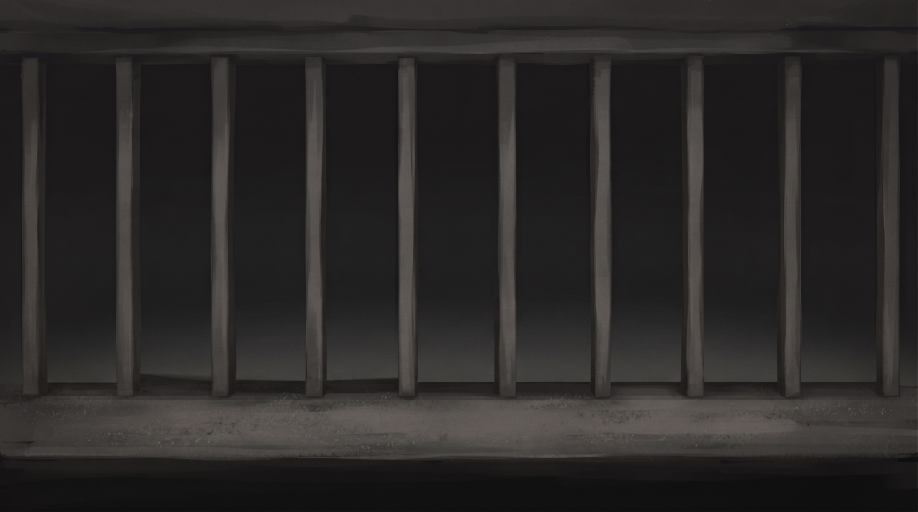
#> input picture art_src/Stone_bars_in_corridor_silhouette_202608291858.jpeg, 2752 x 1536 px, found by its file name (shown at 1/3 size)
$ python slice_tileset.py ../art_src/Stone_bars_in_corridor_silhouette_202608291858.jpeg out.png
#> lines starting #> are read from the running program, lines starting #| are printed output that depends on the picture
"""Ріже аркуш тайлсету на окремі клітинки.

Аркуш приходить однією картинкою з намальованою сіткою. Щоб ним користуватися,
його треба розібрати: кожна клітинка — окремий файл, який рушій вантажить як
плитку або як спрайт.

Крок сітки й початок задаються явно, а не вгадуються: у намальованих аркушах
лінії сітки самі по собі темні пікселі, і автоматичний пошук плутає їх із
деревами. Простіше подивитися один раз і записати числа.

    python tools/slice_tileset.py art_src/approved/tileset.jpeg \\
        art_src/tiles --step 102.4 --origin 102 204 --cols 18 --rows 16
    python tools/slice_tileset.py ... --sheet   (підписаний оглядовий аркуш)
"""
import argparse
import os

from PIL import Image, ImageDraw

ROOT = os.path.dirname(os.path.dirname(os.path.abspath(__file__)))


def cell_box(ox, oy, sx: float, sy: float, col: int, row: int, inset: int):
    """Крок окремо по кожній осі.

    Здавалося б, зайве ускладнення. Але аркуші, які дав Міша, ЗГЕНЕРОВАНІ, а не
    намальовані по пікселях: крок по горизонталі 191.65, по вертикалі 189.3.
    Один спільний крок збиває сітку вже на п'ятому стовпці.
    """
    x0 = ox + col * sx
    y0 = oy + row * sy
    return (
        int(round(x0)) + inset,
        int(round(y0)) + inset,
        int(round(x0 + sx)) - inset,
        int(round(y0 + sy)) - inset,
    )


def main() -> None:
    ap = argparse.ArgumentParser(description="Нарізати аркуш тайлсету")
    ap.add_argument("src")
    ap.add_argument("dst", help="тека для клітинок")
    ap.add_argument("--step", nargs="+", type=float, default=[102.4],
                    help="крок; одне число — квадратна сітка, два — по осях")
    ap.add_argument("--origin", nargs=2, type=float, default=[102.0, 204.0])
    ap.add_argument("--cols", type=int, default=18)
    ap.add_argument("--rows", type=int, default=16)
    ap.add_argument(
        "--inset", type=int, default=2,
        help="скільки пікселів зрізати з кожного боку, щоб прибрати лінію сітки",
    )
    ap.add_argument("--size", type=int, default=0, help="привести клітинку до розміру")
    ap.add_argument("--sheet", action="store_true", help="лише оглядовий аркуш")
    args = ap.parse_args()

    src = args.src if os.path.isabs(args.src) else os.path.join(ROOT, args.src)
    dst = args.dst if os.path.isabs(args.dst) else os.path.join(ROOT, args.dst)
    img = Image.open(src).convert("RGB")
#> img is the input picture: PIL image 2752x1536 RGB; mean R, G, B 43.6, 41.2, 40.5
    ox, oy = args.origin
    sx: float = args.step[0]
    sy: float = args.step[1] if len(args.step) > 1 else sx

    if args.sheet:
        # Оглядовий аркуш із номерами: рядок-стовпець на кожній клітинці.
        # Без нього неможливо сказати «візьми клітинку 4-11», а без цього
        # неможливо описати, з чого складається карта.
        scale = 3
        small = img.resize((img.width // scale, img.height // scale), Image.LANCZOS)
        d = ImageDraw.Draw(small)
        for row in range(args.rows):
            for col in range(args.cols):
                x0, y0, x1, y1 = cell_box(ox, oy, sx, sy, col, row, 0)
                d.rectangle(
                    [x0 // scale, y0 // scale, x1 // scale, y1 // scale],
                    outline=(255, 40, 40),
                )
                d.text(
                    (x0 // scale + 2, y0 // scale + 1),
                    "%d-%d" % (row, col), fill=(255, 255, 0),
                )
        out = os.path.join(ROOT, "builds", "tileset-map.png")
        os.makedirs(os.path.dirname(out), exist_ok=True)
        small.save(out)
        print("оглядовий аркуш ->", out, small.size)
        return

    os.makedirs(dst, exist_ok=True)
    made = 0
    for row in range(args.rows):
        for col in range(args.cols):
            cell = img.crop(cell_box(ox, oy, sx, sy, col, row, args.inset))
            if args.size:
                cell = cell.resize((args.size, args.size), Image.LANCZOS)
            cell.save(os.path.join(dst, "c_%02d_%02d.png" % (row, col)))
            made += 1
#> this loop made 16 passes
#> pass 1, in main, `cell.save(os.path.join(dst, "c_%02d_%02d.png" % (row, col)))`:
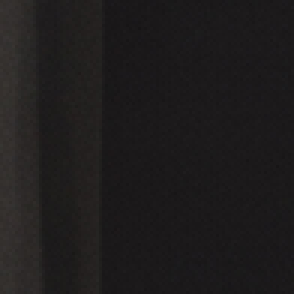
#> saved as c_00_00.png: PIL image 98x98 RGB (shown 3 times larger); mean R, G, B 30.7, 28.5, 28.8
#> pass 1, in main, `cell.save(os.path.join(dst, "c_%02d_%02d.png" % (row, col)))`:
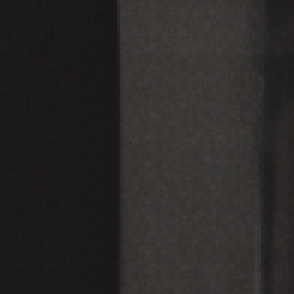
#> saved as c_00_02.png: PIL image 98x98 RGB (shown 3 times larger); mean R, G, B 42.5, 39.9, 39.4
#> after the loop: cell: PIL image 98x98 RGB; every value is 0
#> after the loop, made = 288
    print("нарізано %d клітинок -> %s" % (made, dst))
#| нарізано 288 клітинок -> out.png


if __name__ == "__main__":
    main()

$ run again, on art_src/Stone_bars_in_corridor_silhouette_202608291909.jpeg
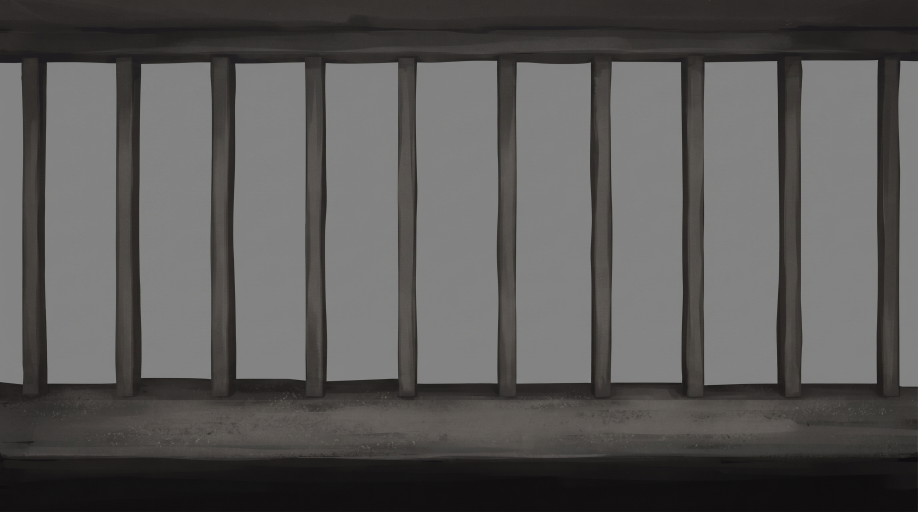
#> input picture art_src/Stone_bars_in_corridor_silhouette_202608291909.jpeg, 2752 x 1536 px, found by its file name (shown at 1/3 size)
#> in main, img is the input picture: PIL image 2752x1536 RGB; mean R, G, B 89.8, 88.3, 87.2
#> the loop in main, `for row in range(args.rows):` made 16 passes
#> pass 1, in main, `cell.save(os.path.join(dst, "c_%02d_%02d.png" % (row, col)))`:
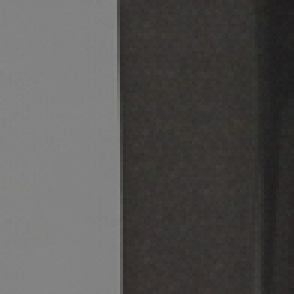
#> saved as c_00_02.png: PIL image 98x98 RGB (shown 3 times larger); mean R, G, B 84, 82.4, 81
#> pass 1, in main, `cell.save(os.path.join(dst, "c_%02d_%02d.png" % (row, col)))`:
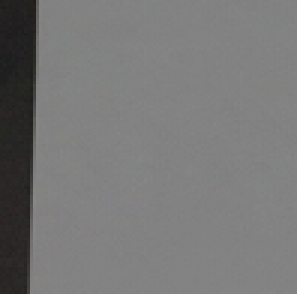
#> saved as c_00_03.png: PIL image 99x98 RGB (shown 3 times larger); mean R, G, B 119.7, 119.6, 119.3
#> after the loop in main, `for row in range(args.rows):`: made = 288
#| нарізано 288 клітинок -> out.png

$ run again, on art_src/Stone_bars_in_corridor_silhouette_202608291911.jpeg
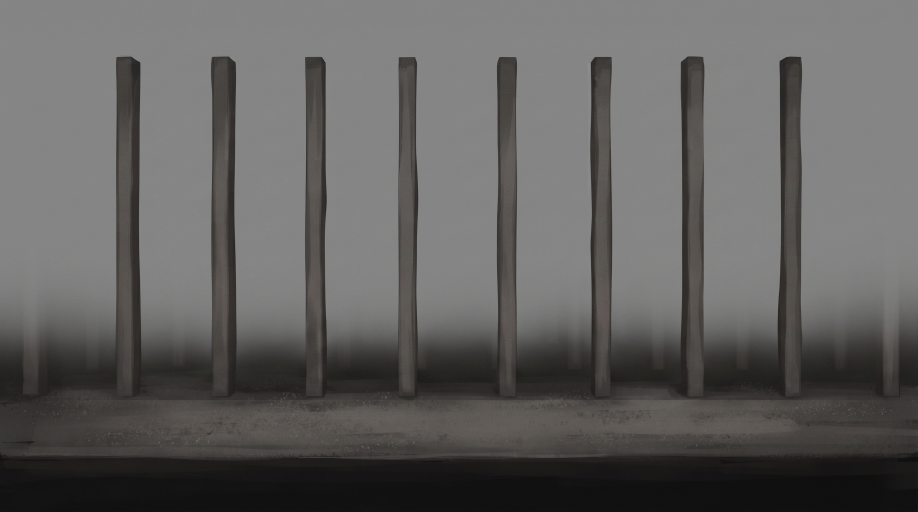
#> input picture art_src/Stone_bars_in_corridor_silhouette_202608291911.jpeg, 2752 x 1536 px, found by its file name (shown at 1/3 size)
#> in main, img is the input picture: PIL image 2752x1536 RGB; mean R, G, B 98, 96.8, 95.6
#> the loop in main, `for row in range(args.rows):` made 16 passes
#> pass 1, in main, `cell.save(os.path.join(dst, "c_%02d_%02d.png" % (row, col)))`:
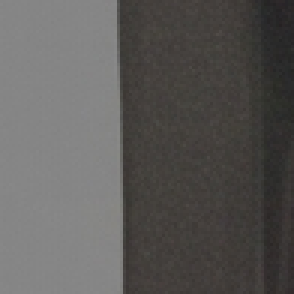
#> saved as c_00_02.png: PIL image 98x98 RGB (shown 3 times larger); mean R, G, B 91.9, 90, 88.1
#> pass 1, in main, `cell.save(os.path.join(dst, "c_%02d_%02d.png" % (row, col)))`:
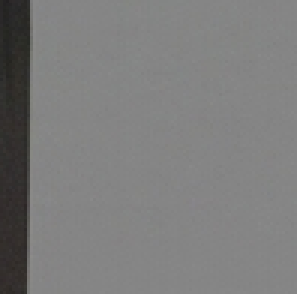
#> saved as c_00_03.png: PIL image 99x98 RGB (shown 3 times larger); mean R, G, B 124.5, 124.3, 123.9
#> after the loop in main, `for row in range(args.rows):`: made = 288
#| нарізано 288 клітинок -> out.png

$ run again, on art_src/Stone_bars_in_corridor_silhouette_202608291914.jpeg
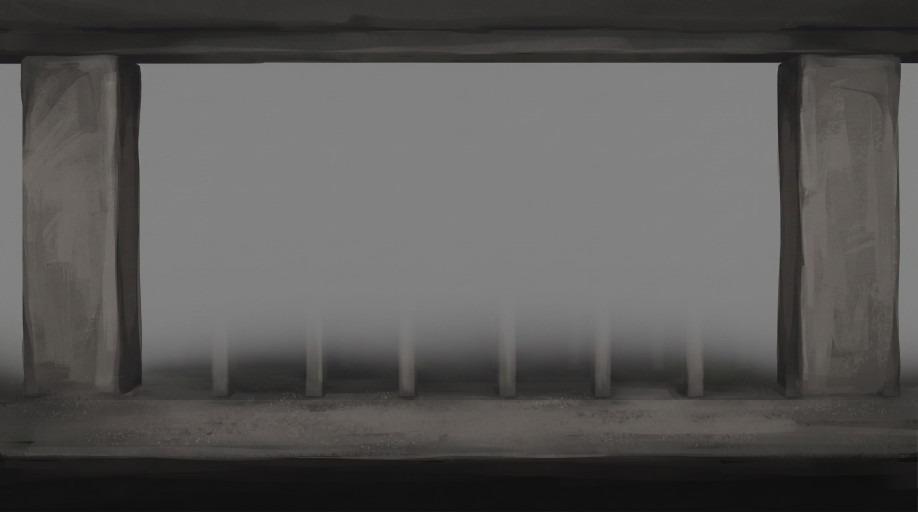
#> input picture art_src/Stone_bars_in_corridor_silhouette_202608291914.jpeg, 2752 x 1536 px, found by its file name (shown at 1/3 size)
#> in main, img is the input picture: PIL image 2752x1536 RGB; mean R, G, B 88, 86.5, 85.2
#> the loop in main, `for row in range(args.rows):` made 16 passes
#> pass 1, in main, `cell.save(os.path.join(dst, "c_%02d_%02d.png" % (row, col)))`:
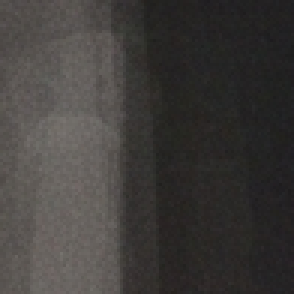
#> saved as c_00_02.png: PIL image 98x98 RGB (shown 3 times larger); mean R, G, B 63.4, 60.6, 58.5
#> pass 1, in main, `cell.save(os.path.join(dst, "c_%02d_%02d.png" % (row, col)))`:
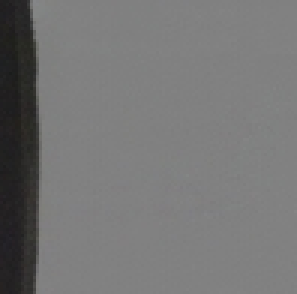
#> saved as c_00_03.png: PIL image 99x98 RGB (shown 3 times larger); mean R, G, B 117.5, 117.3, 117.2
#> after the loop in main, `for row in range(args.rows):`: made = 288
#| нарізано 288 клітинок -> out.png
